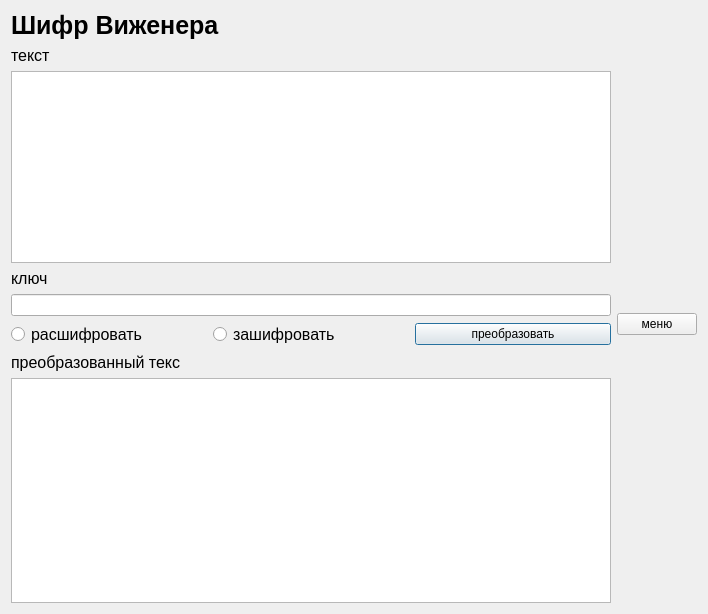
<?xml version="1.0" encoding="UTF-8"?>
<ui version="4.0">
 <class>vij</class>
 <widget class="QDialog" name="vij">
  <property name="geometry">
   <rect>
    <x>0</x>
    <y>0</y>
    <width>708</width>
    <height>614</height>
   </rect>
  </property>
  <property name="windowTitle">
   <string>Dialog</string>
  </property>
  <layout class="QGridLayout" name="gridLayout">
   <item row="4" column="0">
    <layout class="QVBoxLayout" name="verticalLayout_5">
     <item>
      <layout class="QVBoxLayout" name="verticalLayout_3">
       <item>
        <layout class="QVBoxLayout" name="verticalLayout">
         <item>
          <widget class="QLabel" name="label_2">
           <property name="font">
            <font>
             <pointsize>12</pointsize>
             <weight>50</weight>
             <bold>false</bold>
            </font>
           </property>
           <property name="text">
            <string>текст</string>
           </property>
          </widget>
         </item>
        </layout>
       </item>
       <item>
        <widget class="QTextEdit" name="textEdit"/>
       </item>
       <item>
        <layout class="QVBoxLayout" name="verticalLayout_2">
         <item>
          <widget class="QLabel" name="label_3">
           <property name="font">
            <font>
             <pointsize>12</pointsize>
            </font>
           </property>
           <property name="text">
            <string>ключ</string>
           </property>
          </widget>
         </item>
         <item>
          <widget class="QLineEdit" name="lineEdit"/>
         </item>
        </layout>
       </item>
      </layout>
     </item>
     <item>
      <layout class="QHBoxLayout" name="horizontalLayout_2">
       <item>
        <layout class="QHBoxLayout" name="horizontalLayout">
         <item>
          <widget class="QRadioButton" name="radioButton_2">
           <property name="font">
            <font>
             <pointsize>12</pointsize>
            </font>
           </property>
           <property name="text">
            <string>расшифровать</string>
           </property>
          </widget>
         </item>
         <item>
          <widget class="QRadioButton" name="radioButton">
           <property name="font">
            <font>
             <pointsize>12</pointsize>
            </font>
           </property>
           <property name="text">
            <string>зашифровать</string>
           </property>
          </widget>
         </item>
         <item>
          <widget class="QPushButton" name="pushButton_2">
           <property name="text">
            <string>преобразовать</string>
           </property>
          </widget>
         </item>
        </layout>
       </item>
      </layout>
     </item>
     <item>
      <layout class="QVBoxLayout" name="verticalLayout_4">
       <item>
        <widget class="QLabel" name="label_4">
         <property name="font">
          <font>
           <pointsize>12</pointsize>
          </font>
         </property>
         <property name="text">
          <string>преобразованный текс</string>
         </property>
        </widget>
       </item>
       <item>
        <widget class="QTextEdit" name="textEdit_2"/>
       </item>
      </layout>
     </item>
    </layout>
   </item>
   <item row="0" column="0">
    <widget class="QLabel" name="label">
     <property name="font">
      <font>
       <pointsize>19</pointsize>
       <weight>75</weight>
       <bold>true</bold>
      </font>
     </property>
     <property name="text">
      <string>Шифр Виженера</string>
     </property>
    </widget>
   </item>
   <item row="4" column="2">
    <widget class="QPushButton" name="pushButton">
     <property name="text">
      <string>меню</string>
     </property>
    </widget>
   </item>
  </layout>
 </widget>
 <resources/>
 <connections/>
</ui>
